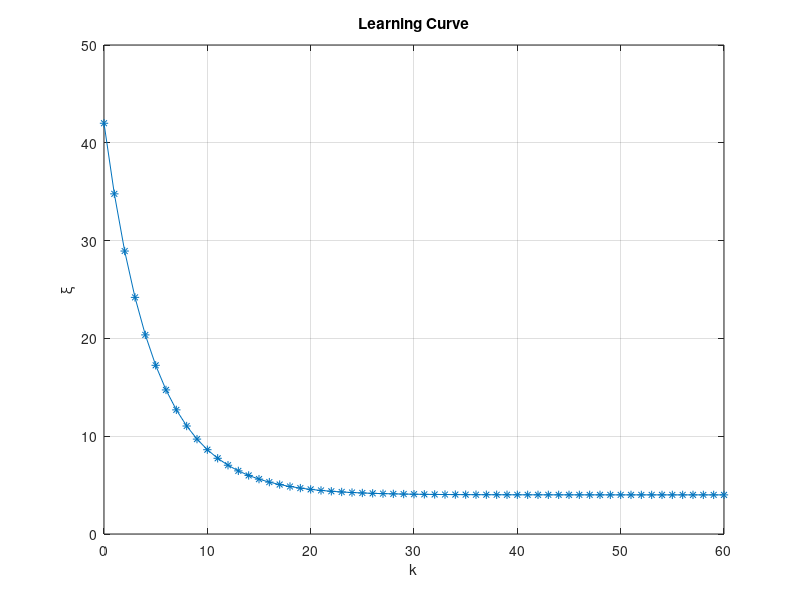

Here is the MATLAB script that generated this plot:
clc
clear
close all
%% exercise 4.15
k=0:60;
xi = 4+38*(0.9).^(2*k);
plot(k,xi,'-*');
grid on;
xlabel('k');
ylabel('\xi');
title('Learning Curve');